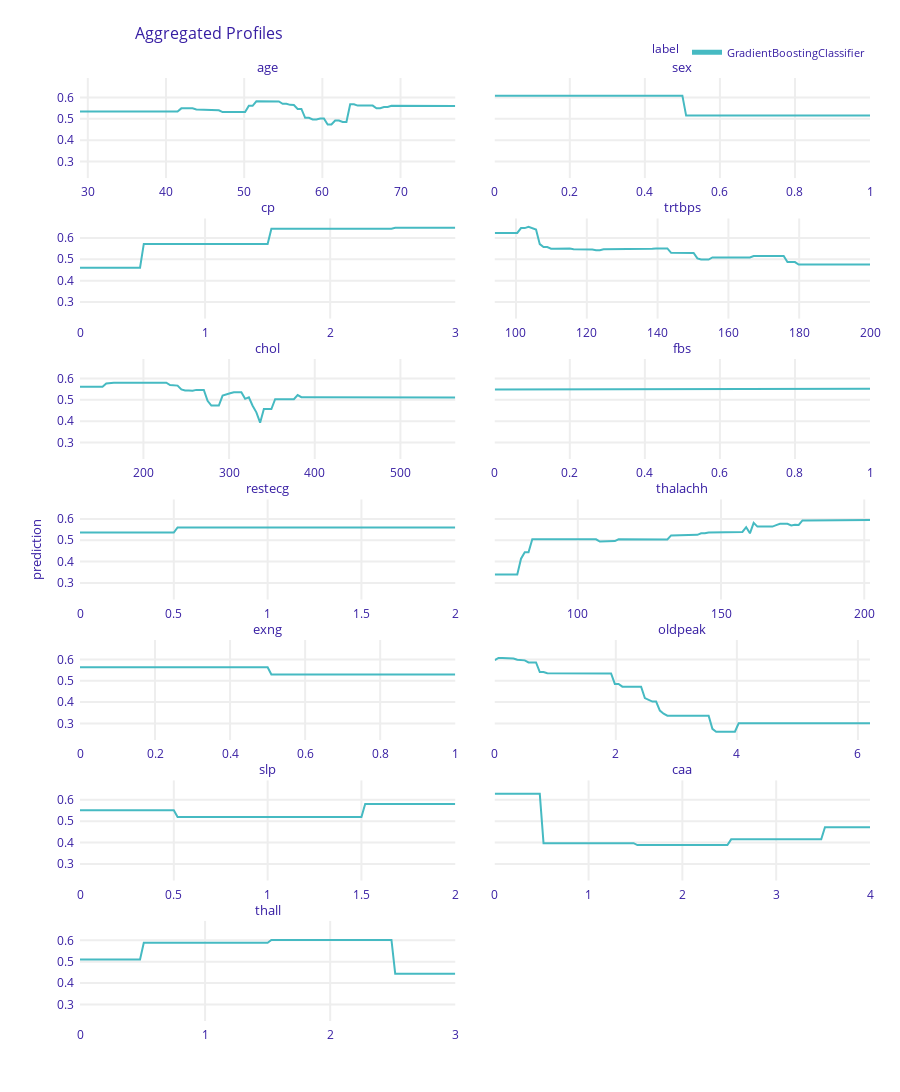

The notebook cell saved with this chart:
### Code cell
pdp = explainer.model_profile()
fig4 = pdp.plot(show=False)
fig4.show()
